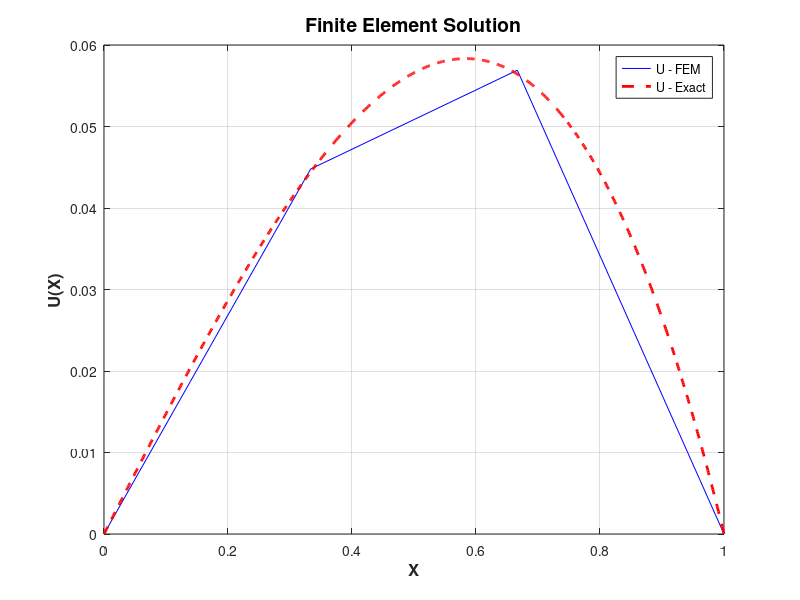

The MATLAB script that drew this image:
%% Finite Element Example in 1D
clear
clc
close 'all'

%% Exact Solution
u_exact = @(x) x - sinh(x)./sinh(1);
a = 0; b = 1;
x_gold = linspace(a,b,1000);

Ua = 0; Ub = 0; % boundary conditions
%% Finite Element Parameters and Data Structures
nelem = 3; % select # of elements

% global x-coordinate of each node
gcoord = linspace(a,b,nelem+1); % x-coordinates of all nodes
nnodes = length(gcoord);

% array to hold node numbers for each
% node in every element
nodes = nan(nelem,2);
% assign node numbers to each element
nodes(:,1) = 1:nelem;% x_i node number
nodes(:,2) = 2:(nelem+1);%x_i+1 node number
% this acts like a map between local node numbers for each element
% and global node numbers that tie to the overall geometry

% sample points for Gauss Quadrature
q = [-0.57735027; 0.57735027];
% weights
w = [1; 1];
nqp = length(q); % number of quadrature points

% initialize global arrays
K1 = zeros(nnodes,nnodes);
K2 = zeros(nnodes,nnodes);
R = zeros(nnodes,1);

% carry out assembly process
for ele = 1:nelem
    % local arrays to be populated
    k1 = zeros(2,2);
    k2 = zeros(2,2);
    r = zeros(2,1);
    
    % local mapping for GQ
    aL = gcoord(nodes(ele,1));
    bL = gcoord(nodes(ele,2));
    xT = @(t) ((bL - aL)*t + aL + bL)/2;
    Jac = (bL - aL)/2;

    % shape functions for this element
    H = cell(2,1);
    hi = bL - aL;
    H{1} = @(x) (bL-x)/hi;
    H{2} = @(x) (x-aL)/hi;

    Hp = cell(2,1);
    % for generality, use functions
    Hp{1} = @(x) -1/hi;
    Hp{2} = @(x) 1/hi;

    for qp = 1:nqp        
        % sum weighted contribution at Gauss Points
        k1(1,1) = k1(1,1) + ...
            Hp{1}(xT(q(qp)))*Hp{1}(xT(q(qp)))*w(qp);
        k1(1,2) = k1(1,2) + ...
            Hp{1}(xT(q(qp)))*Hp{2}(xT(q(qp)))*w(qp);
        k1(2,1) = k1(2,1) + ...
            Hp{2}(xT(q(qp)))*Hp{1}(xT(q(qp)))*w(qp);
        k1(2,2) = k1(2,2) + ...
            Hp{2}(xT(q(qp)))*Hp{2}(xT(q(qp)))*w(qp);
        
        k2(1,1) = k2(1,1) + ...
            H{1}(xT(q(qp)))*H{1}(xT(q(qp)))*w(qp);
        k2(1,2) = k2(1,2) + ...
            H{1}(xT(q(qp)))*H{2}(xT(q(qp)))*w(qp);
        k2(2,1) = k2(2,1) + ...
            H{2}(xT(q(qp)))*H{1}(xT(q(qp)))*w(qp);
        k2(2,2) = k2(2,2) + ...
            H{2}(xT(q(qp)))*H{2}(xT(q(qp)))*w(qp);
        
        r(1) = r(1) + xT(q(qp))*H{1}(xT(q(qp)))*w(qp);
        r(2) = r(2) + xT(q(qp))*H{2}(xT(q(qp)))*w(qp);        

    end % qp
    % apply Jacobian to map to physical coordinates
    k1 = k1*Jac;
    k2 = k2*Jac;
    r = r*Jac;

    % add local arrays to global arrays ("assembly")
    for i = 1:2
        for j = 1:2
            row = nodes(ele,i); col = nodes(ele,j);
            K1(row,col) = K1(row,col) + k1(i,j);
            K2(row,col) = K2(row,col) + k2(i,j);
        end % j
        dof = nodes(ele,i);
        R(dof) = R(dof) + r(i);
    end % i

end % numel

% Gather into system matrix and vector
A = -K1 - K2;
RHS = -R;

% apply boundary conditions
A(1,:) = 0; A(1,1) = 1; RHS(1) = Ua;
A(nnodes,:) = 0; A(nnodes,nnodes) = 1; RHS(nnodes) = Ub;

% solve the system of equations
u = A\RHS;

%% Plot the solution and check error
x = gcoord;
figure(1)
plot(x,u','-b',...
    x_gold,u_exact(x_gold),'--r',...
    'linewidth',2);
title('Finite Element Solution',...
    'FontSize',14,'FontWeight','bold');
xlabel('X','FontSize',12,'FontWeight','bold');
ylabel('U(X)','FontSize',12,'FontWeight','bold');
grid on
legend('U - FEM','U - Exact','Location','best');




